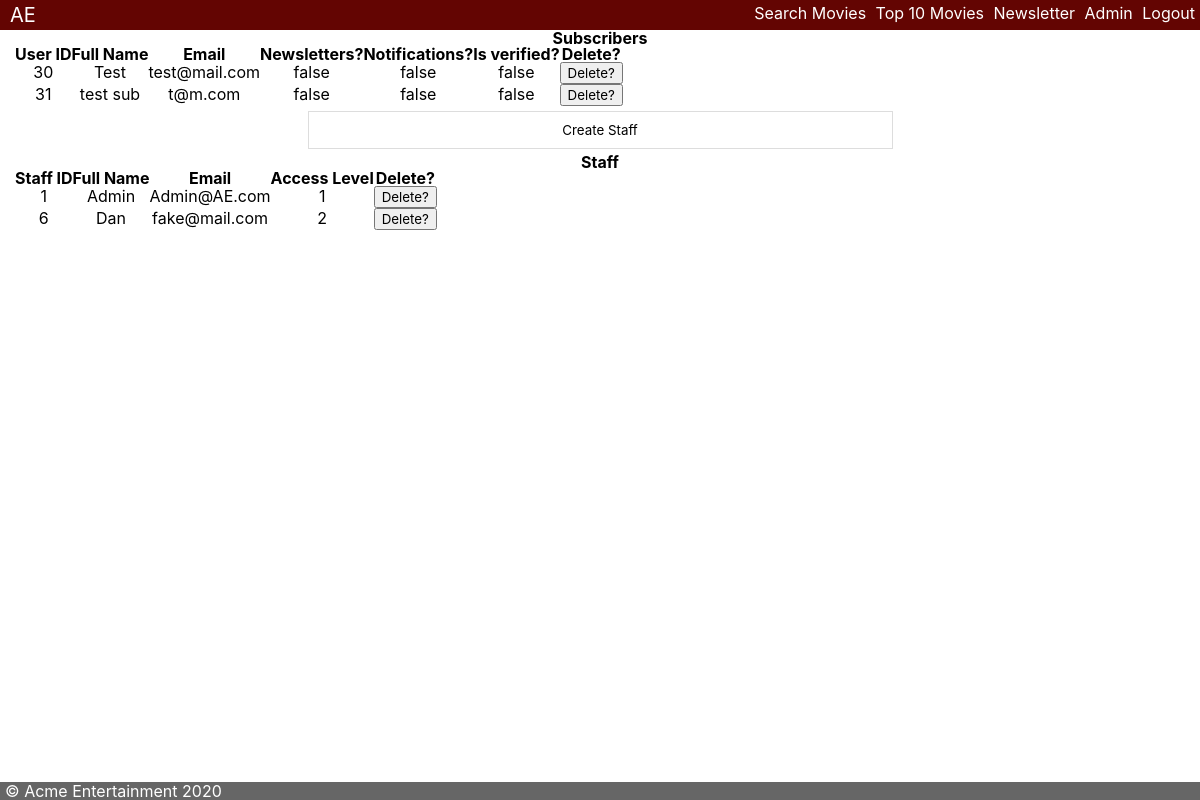
Screenshot of /admin.php?message=loggedin (signed in) with the database file from the repository.
### tables this page shows
CREATE TABLE `users` (
  `usersId` int(11) NOT NULL,
  `usersName` varchar(128) NOT NULL,
  `usersEmail` text NOT NULL,
  `usersNewsletter` bit(1) NOT NULL,
  `usersNotifications` bit(1) NOT NULL,
  `verify_code` varchar(150) DEFAULT NULL,
  `is_verified` bit(1) NOT NULL DEFAULT b'0'
);

CREATE TABLE `staff` (
  `staffId` int(11) NOT NULL,
  `staffName` varchar(128) NOT NULL,
  `staffEmail` varchar(128) NOT NULL,
  `staffPassword` varchar(128) NOT NULL,
  `access_level` int(1) NOT NULL
);

### Includes/admin_tools/adminFunctions.inc.php (called while the page is built, shortened)
<?php
function getUsers($conn) {
    $sql = "SELECT * FROM users;";
    $stmt = mysqli_stmt_init($conn);
    if (!mysqli_stmt_prepare($stmt, $sql)) {
        header("location:../../admin.php?error=stmtfailure");
        exit();
    }
    mysqli_stmt_execute($stmt);
    $result = mysqli_stmt_get_result($stmt);
    return $result;
}
function fetchStaff($conn) {
    $sql = "SELECT * FROM staff;";
    $stmt = mysqli_stmt_init($conn);
    if (!mysqli_stmt_prepare($stmt, $sql)) {
        echo 'Statement Failure!';
        exit();
    }
    mysqli_stmt_execute($stmt);
    $result = mysqli_stmt_get_result($stmt);
    return $result;
}

### Includes/admin_tools/userTable.inc.php (the view)
<?php
require_once 'includes/dbh.inc.php';
require_once 'adminFunctions.inc.php';
$users = getUsers($conn);
while ($row = mysqli_fetch_assoc($users)) {
    $newsletter = ($row['usersNewsletter'] === 1) ? 'true' : 'false';
    $notifications = ($row['usersNotifications'] === 1) ? 'true' : 'false';
    $verified = ($row['is_verified'] === 1) ? 'true' : 'false';
    echo "<tr>";
    echo "<td>".$row['usersId']."</td>";
    echo "<td>".$row['usersName']."</td>";
    echo "<td>".$row['usersEmail']."</td>";
    echo "<td>".$newsletter."</td>";
    echo "<td>".$notifications."</td>";
    echo "<td>".$verified."</td>";
    echo "  <td><button class='btnDelUser' type='submit' id='".$row['usersId']."'>Delete?</button></td>";
    echo "</tr>";
}

### Includes/header.inc.php (shortened to what this page needs)
<!DOCTYPE html>
<html lang="en">
    <head>
        <link rel="stylesheet" href="https://cdnjs.cloudflare.com/ajax/libs/font-awesome/4.7.0/css/font-awesome.min.css">
        <link rel="stylesheet" href="css/reset.css?v=1.1<?php echo time(); ?>">
        <link rel="stylesheet" href="css/style.css?v=1.1<?php echo time(); ?>">
    </head>
    <body>
        <div class="master-nav-wrapper">
            <nav class="master-nav">
                <a class="brand" href="index.php">AE</a>
                <ul class="nav-links">
                    <li><a class="nav-link" href="Search.php">Search Movies</a></li>
                    <li><a class="nav-link" href="top10.php">Top 10 Movies</a></li>
                    <li><a class="nav-link" href="signup.php">Newsletter</a></li>
                    <?php
                    if (isset($_SESSION['adminName'])) {
                        echo "  <li><a class='nav-link' href='admin.php'>Admin</a></li>";
                        echo "  <li><a class='nav-link' href='includes/logout.inc.php'>Logout</a></li>";
                    }
                    else {
                        echo "  <li><a class='nav-link' href='login.php'>Login</a></li>";
                    }
                    ?>
                </ul>
            </nav>
        </div>
        <div class="content-wrapper">

### admin.php (shortened to what this page needs)
<?php
    include_once 'includes/header.inc.php';
    if (!isset($_SESSION['access_level'])) {
        header('location:index.php');
        exit();
    } else {
        $access_level = $_SESSION['access_level'];
    }
    require_once 'includes/dbh.inc.php';
?>
<section id="tableSubscribers">
    <div>
        <h2>Subscribers</h2>
        <table class="rtable">
            <thead>
                <th>User ID</th>
                <th>Full Name</th>
                <th>Email</th>
                <th>Newsletters?</th>
                <th>Notifications?</th>
                <th>Is verified?</th>
                <th>Delete?</th>
            </thead>
            <tbody>
                <?php include_once 'includes/admin_tools/userTable.inc.php'?>
            </tbody>
        </table>
    </div>
</section>
<?php
if ($access_level <= 1) {
    include_once 'includes/admin_tools/staff_table.inc.php';
}
?>
<?php
    include_once 'includes/footer.inc.php';
?>

### Includes/admin_tools/staff_table.inc.php (shortened to what this page needs)
<input  class="form-news-inputs" type="button" id='btnShowStaffModal' value="Create Staff"></input>
<section id="table-Staff">
    <div>
        <h2>Staff</h2>
        <table class="rtable">
            <thead>
                <th>Staff ID</th>
                <th>Full Name</th>
                <th>Email</th>
                <th>Access Level</th>
                <th>Delete?</th>
            </thead>
            <tbody>
                <?php
                require_once 'includes/dbh.inc.php';
                require_once 'adminFunctions.inc.php';
                $staff = fetchStaff($conn);
                while ($row = mysqli_fetch_assoc($staff)) {
                    $id = $row['staffId'];
                    $name = $row['staffName'];
                    $email = $row['staffEmail'];
                    $al = $row['access_level'];
                    echo <<< HTML
                        <tr>
                            <td>$id</td>
                            <td>$name</td>
                            <td>$email</td>
                            <td>$al</td>
                            <td>
                                <button class='btnDeleteStaff' type='submit' id='$id'>Delete?</button>
                            </td>
                        </tr>
                    HTML;
                }
                ?>
            </tbody>
        </table>
    </div>
</section>

### Includes/footer.inc.php (shortened to what this page needs)
    </div>
        <footer class="footer">
            <div class="wrapper">
            © Acme Entertainment 2020
            </div>
        </footer>
    </body>
</html>

### css/style.css (style rules this page uses)
* { font-family: 'Solway-Regular.ttf', -apple-system, BlinkMacSystemFont, 'Segoe UI', Roboto, Oxygen, Ubuntu, Cantarell, 'Open Sans', 'Helvetica Neue', sans-serif; }
html { min-width: 300px; }
body { overflow-y: unset; }
.content-wrapper { position: inherit; padding: 0px 15px 0px ; justify-content: center; text-align: center; }

### css/master-nav.css (style rules this page uses)
.master-nav-wrapper { height: 30px; }
.master-nav { position: fixed; min-width: 300px; width: 100vw; margin: 0; padding: 5px 0px 5px; top: 0; z-index: 10; display: flex; overflow: hidden; white-space: nowrap; text-decoration: none; background-color: rgb(99, 5, 2); color: white; }
.master-nav .brand { flex-grow: 1; padding: 0 10px; text-decoration: inherit; color: inherit; font-size: 20px; }
.nav-links { text-decoration: none; color: white; white-space: nowrap; }
.nav-links li { display: inline-flex; }
.nav-links >li>a { padding-right: 5px; text-decoration: inherit; color: inherit; }

### css/footer.css (style rules this page uses)
.footer { position: fixed; bottom: 0%; width: 100%; padding: 1px 5px 1px; background-color: rgb(102, 102, 102); color: white; }

### css/signup-form.css (style rules this page uses)
.form-news-inputs { min-width: 300px; width: 50%; vertical-align: middle; margin: 5px 10px 5px 10px; padding: 10px; background-color: #fff; border: 1px solid #ddd; }

### rows the page displays
users: usersId "30", usersName "Test", usersEmail "test@mail.com", usersNewsletter "false", usersNotifications "false", is_verified "false"
users: usersId "31", usersName "test sub", usersEmail "t@m.com", usersNewsletter "false", usersNotifications "false", is_verified "false"
staff: staffId "1", staffName "Admin", staffEmail "Admin@AE.com", access_level "1"
staff: staffId "6", staffName "Dan", staffEmail "fake@mail.com", access_level "2"
